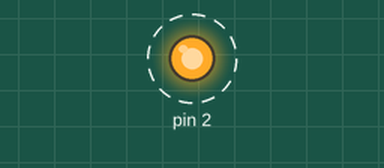
Recording of a sketch running on a simulated Arduino Uno, built with avr-gcc and run on an emulated ATmega328P. Parts: output pins drawn as LEDs (lit = HIGH). Dashed ring = blinking.

Above: at 0.5 s.
Timing chart, 0 to 4.6 s (numbered marks = the images above):
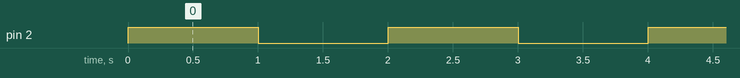

The sketch:

blinkWithTimerAndInterrupt.ino
```cpp
// Date: 02-03-2020
// Andrew Serra
// Description: A 1 second LED blinking program
//              created using timer registers
//              and interrupts.
void setup() {
  // PIN 2 for the LED
  // Assign pin
  DDRD |= 0x04;

  // Make PIN 2 a OUTPUT
  // Output it with a LOW signal
  PORTD &= 0xFB;

  cli();
  //
  // Initialize Timer 1 to CTC Mode
  //
  TCNT1 = 0;
  TCCR1A = 0x00;
  TCCR1B = 0x00;

  // Clears OC1X on compare match no need because of LED
  //  TCCR1A |= 0x80; // Set COM1A1
  //  TCCR1A &= 0xBF; // Clear COM1A0

  // Counts up, updates OCR1A immediately and sets TOV1 flag at MAX
  TCCR1A = 0x00; // Clear WGM11 and WGM10
  TCCR1B = 0x0C; // Set WGM13 and WGM12

  // Setup prescaler clkI/O 256
  TCCR1B |= 0x04; // Set CS12
  TCCR1B &= 0xFC; // Clear CS11 and CS10

  // Set compare register
  OCR1A = 62499; // steps required for 1 second

  // Enable interrupts
  TIMSK1 |= 0x02;

  // Turn on global interrupts
  sei();
}
ISR(TIMER1_COMPA_vect) {
  if(PORTD & 0x04) {
    PORTD &= 0xFB;
  }
  else {
    PORTD |= 0x04;
  }

  // OR USE EXCLUSIVE OR
  // PORTD ^= 0x04;
}
void loop() {
}
```

Measured:
- by itself, pin 2: alternates HIGH for 1.0 s and LOW for 1.0 s
